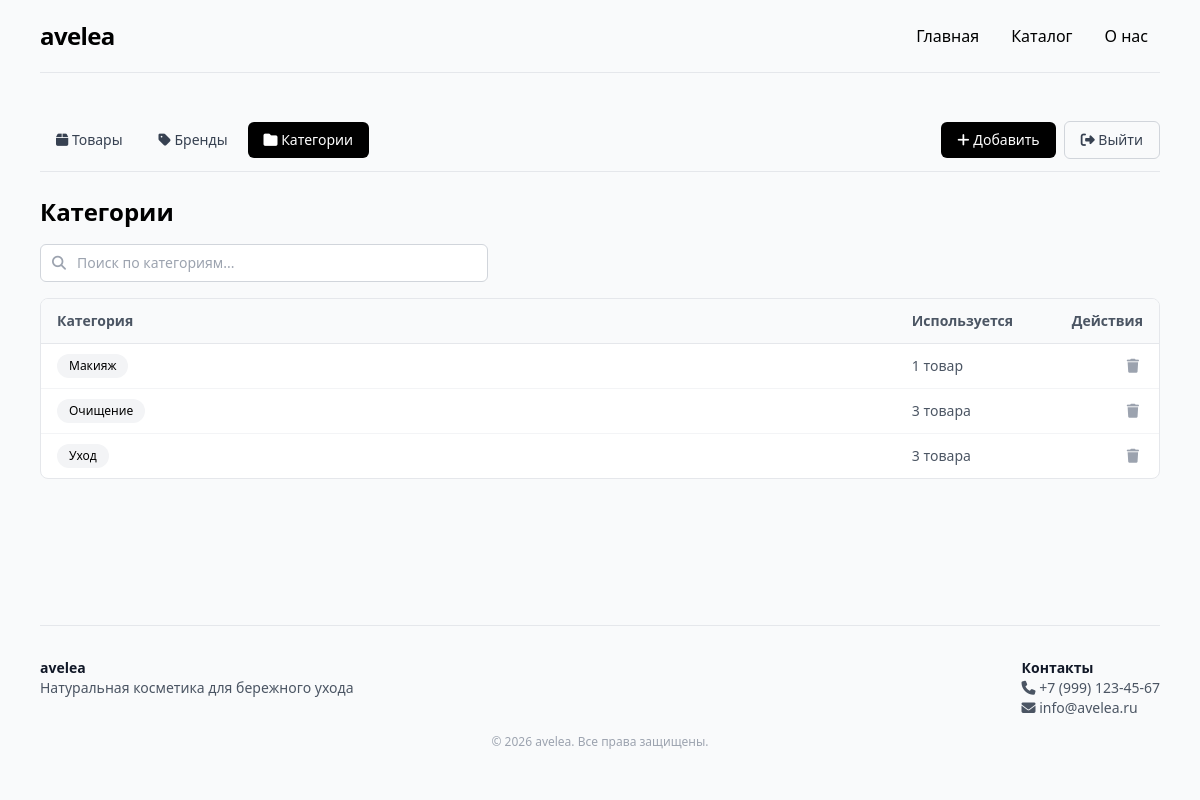
The app's page /admin/categories (signed in) with its own data.
### app/models.py (models this page shows)
class Category(Base):
    __tablename__ = "categories"
    id = Column(Integer, primary_key=True, index=True)
    name = Column(String(100), unique=True, nullable=False, index=True)

### app/main.py (the view)
@app.get("/admin/categories", response_class=HTMLResponse)
async def admin_categories(request: Request, db: Session = Depends(get_db), _: bool = Depends(require_admin)):
    categories = db.query(Category).order_by(Category.name).all()
    counts = {}
    for (cat_str,) in db.query(Product.category).all():
        for c in _parse_list(cat_str):
            counts[c] = counts.get(c, 0) + 1
    return templates.TemplateResponse("admin_categories.html", {
        "request": request,
        "categories": categories,
        "counts": counts,
    })

### app/templates/admin_categories.html (shortened to what this page needs)
{% extends "admin_base.html" %}
{% block admin_action %}
<button type="button" onclick="openCreateDialog()"
        class="bg-black text-white px-4 py-2 rounded-md hover:opacity-90 text-sm">
    <i class="fas fa-plus"></i> Добавить
</button>
{% endblock %}
{% block admin_content %}
<h1 class="text-2xl font-semibold mb-4">Категории</h1>
<div class="relative mb-4 max-w-md">
    <i class="fas fa-search absolute left-3 top-1/2 -translate-y-1/2 text-gray-400 text-sm"></i>
    <input type="search" id="search-input" placeholder="Поиск по категориям..."
           autocomplete="off"
           oninput="filterRows()"
           class="w-full border border-gray-300 rounded-md pl-9 pr-3 py-2 text-sm focus:outline-none focus:ring-2 focus:ring-black">
</div>
{% if categories %}
<div class="bg-white border border-gray-200 rounded-lg overflow-hidden">
    <table class="w-full text-sm">
        <thead class="bg-gray-50 border-b border-gray-200 text-left text-gray-600">
            <tr>
                <th class="px-4 py-3">Категория</th>
                <th class="px-4 py-3 w-40">Используется</th>
                <th class="px-4 py-3 w-24 text-right">Действия</th>
            </tr>
        </thead>
        <tbody>
            {% for c in categories %}
            <tr class="border-b border-gray-100 last:border-0 hover:bg-gray-50 row-item"
                data-name="{{ c.name|lower }}">
                <td class="px-4 py-2">
                    <span class="inline-block px-3 py-1 bg-gray-100 rounded-full text-xs">{{ c.name }}</span>
                </td>
                <td class="px-4 py-2 text-gray-600">
                    {% set n = counts.get(c.name, 0) %}
                    {% if n %}
                        {{ n }} {{ "товар" if n == 1 else ("товара" if n < 5 else "товаров") }}
                    {% else %}
                        <span class="text-gray-400">не используется</span>
                    {% endif %}
                </td>
                <td class="px-4 py-2 text-right">
                    <form method="post" action="/admin/categories/{{ c.id }}/delete"
                          onsubmit="return confirm('Удалить категорию «{{ c.name }}»? Она будет убрана из всех товаров.');"
                          class="inline">
                        <button type="submit"
                                class="text-gray-400 hover:text-red-500 p-1" title="Удалить">
                            <i class="fas fa-trash"></i>
                        </button>
                    </form>
                </td>
            </tr>
            {% endfor %}
        </tbody>
    </table>
</div>
{% endif %}
{% endblock %}

### records on screen
Category: name "Макияж", id "1", value "товар"
Category: name "Очищение", n "3", value "товара"
Category: name "Уход", id "3", value "товара"
